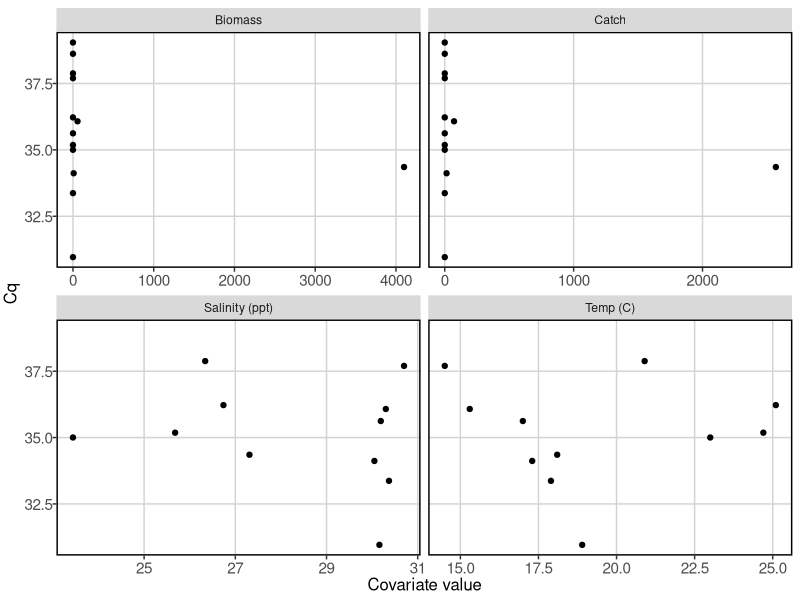

The R script that drew this image:
## ---- chunk 1
rm(list=ls())
knitr::opts_chunk$set(echo = FALSE,
                      message = FALSE,
                      warning = FALSE)
library(tidyverse)
library(sf)
library(here)

# Negate function
'%notin%' <- function(x,y)!('%in%'(x,y))

# Set GGplot auto theme
theme_set(theme(panel.grid.major = element_line(color='lightgray'),
                panel.grid.minor = element_blank(),
                panel.background = element_blank(),
                panel.border = element_rect(color='black', size=1, fill=NA),
                legend.position = "bottom",
                axis.text.x=element_text(size=11),
                axis.text.y=element_text(size=11),
                axis.title.x=element_text(size=12),
                axis.title.y=element_text(size=12, angle=90, vjust=2),
                plot.title=element_text(size=14, hjust = 0, vjust = 1.2),
                plot.caption=element_text(hjust=0, face='italic', size=12)))
## ---- chunk 2
#### Load data ####
abund <- read.csv(here('Clean_Data/Seine/abund_through_2024.csv'))
trips <- read.csv(here('Clean_Data/Seine/trips_through_2024.csv'))
bio <- read.csv(here('Clean_Data/Seine/lengths_through_2024.csv'))
pcr <- read.csv(here('Raw_Data/herring_qpcr_subsample24.csv'))

# Clean
abund <- abund %>% 
  mutate(date = as.Date(date, format="%m/%d/%Y")) %>% 
  mutate(month = month(date),
         year = year(date),
         week = isoweek(date))
abund$collector[abund$site_id >20] <- 'QBC'
abund$collector[abund$site_id <20] <- 'GMRI'

trips <- trips %>% 
  mutate(date = as.Date(date, format="%m/%d/%Y")) %>% 
  mutate(month = month(date),
         year = year(date),
         week = isoweek(date))
trips$collector <- NA
trips$collector[trips$site_id >20] <- 'QBC'
trips$collector[trips$site_id <20] <- 'GMRI'

bio <- bio %>% 
  mutate(date = as.Date(date, format="%m/%d/%Y")) %>% 
  mutate(month = month(date),
         year = year(date),
         week = isoweek(date))
bio$collector[bio$site_id >20] <- 'QBC'
bio$collector[bio$site_id <20] <- 'GMRI'

pcr <- pcr %>% 
  dplyr::select(loc_id, Cq, Sample)

# Clean R2
abund <- abund %>% 
  filter(loc_id %in% pcr$loc_id & species_name == 'atlantic herring') %>% 
  dplyr::select(loc_id, catch)

trips <- trips %>% 
  filter(loc_id %in% pcr$loc_id) %>% 
  dplyr::select(loc_id, site_name, temp_degc, do_mg.l, salinity_ppt)

bio <- bio %>% 
  filter(loc_id %in% pcr$loc_id & species_name == 'atlantic herring') %>% 
  #filter(loc_id != '2024_001_23') %>%  # Hey check the logs and see if this is bluefish or actually herring
  dplyr::select(loc_id, length_mm) %>% 
  mutate(length_mm = as.numeric(length_mm))

len <- bio %>% 
  group_by(loc_id) %>% 
  summarise(len = mean(length_mm,  na.rm=T))

# Combine
dat <- left_join(pcr, abund, by='loc_id')
dat$catch[is.na(dat$catch)] <- 0
dat$catch[dat$loc_id == 'posctl'] <- NA

dat <- left_join(dat, trips, by='loc_id')

# L-W relationship
# log(Weight) = log(alpha) + beta * log(Total Length) + Error(unknown for this case)
bio$logW = log(0.00562) + (3.09 * log(bio$length_mm/10))
bio$weight = exp(bio$logW)
wt <- bio %>% 
  group_by(loc_id) %>% 
  summarise(biomass = mean(weight))

dat <- left_join(dat, wt, by='loc_id')
dat$biomass <- dat$biomass * dat$catch
dat$biomass[is.na(dat$biomass)] <- 0

vals <- dplyr::select(dat, Cq, catch, temp_degc, do_mg.l, salinity_ppt, biomass, Sample)
vals <- vals %>% filter(Sample %notin% c('ABlank', 'DBlank', 'Neg Control', 'Pos Control'))

## ---- chunk 3
longdat <- dat %>% 
  filter(Sample %notin% c('Pos Control', 'Neg Control')) %>% 
  dplyr::select(Cq, catch, biomass, temp_degc, salinity_ppt) %>% 
  rename(Catch = catch, Biomass = biomass, `Temp (C)`=temp_degc, `Salinity (ppt)` = salinity_ppt) %>% 
  pivot_longer(cols=c('Catch', 'Biomass', `Temp (C)`, `Salinity (ppt)`))

ggplot(data=longdat, aes(x=value, y=Cq)) +
  geom_point() +
  facet_wrap(vars(name), scales = 'free_x') +
  labs(x='Covariate value')

## ---- chunk 4
negs <- dat[dat$Sample %in% c('ABlank', 'DBlank', 'Neg Control'),]
negs <- dplyr::select(negs,
              Sample, Cq)
negs

## ---- chunk 5
pos <- dat[dat$Sample %notin% c('ABlank', 'DBlank', 'Neg Control', 'Pos Control'),]
pos <- dplyr::select(pos,
              Sample, Cq, catch)
pos <- pos[with(pos, order(Cq, decreasing = F)),]
rownames(pos) <- NULL
pos
## ---- chunk 6
quant <- dat[dat$loc_id %notin% c('posctl', 'negctl'),]

cor(quant$Cq, quant$catch, method='spearman')
cor(quant$Cq, quant$biomass, method='spearman')
